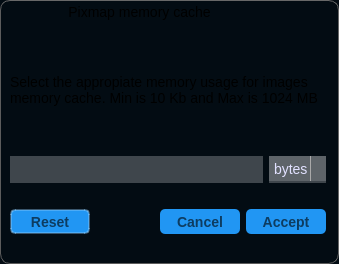
<?xml version="1.0" encoding="UTF-8"?>
<ui version="4.0">
 <class>CENTAUR_NAMESPACE::PixmapMemCacheDialog</class>
 <widget class="QDialog" name="CENTAUR_NAMESPACE::PixmapMemCacheDialog">
  <property name="geometry">
   <rect>
    <x>0</x>
    <y>0</y>
    <width>339</width>
    <height>264</height>
   </rect>
  </property>
  <property name="windowTitle">
   <string>Dialog</string>
  </property>
  <property name="styleSheet">
   <string notr="true">QDialog{
background-color:  rgb(3,12,19);
border: 0px;
border-top-left-radius: 0px;
border-top-right-radius: 0px;
border-bottom-left-radius: 0px;
border-bottom-right-radius: 0px;
}

QLabel{
font-size:  14px;
}
QLabel#serverLabel{
font-size:  25px;
}


QPushButton{
font-size: 14px;
font-weight: 600;
color:  #0D3C61;
border: 0px;
border-radius:  5px;
background-color: #2196f3;
}

QPushButton:default{
font-size: 14px;
font-weight: 800;
color:  #0d3C61;
border: 0px;
border-radius:  5px;
border: 2px solid rgba(144,203,249,100);
background-color: #2196f3;
}



QPushButton:hover, QPushButton:hover:default{
	background-color:  #339EF4;
}

QPushButton:pressed{
background-color:  #68B8F7;
}

QPushButton:pressed:default{
background-color:  #68B8F7;
}

QPushButton:disabled{
color: #c0c0c0;
background-color: #9D9EA4;
}

QLineEdit{
font-size: 14px;
border: 0px;
color: rgb(225,225,255);
background-color: rgb(63,70,76);
border-radius:  0px;
border-bottom: 2px solid  rgb(63,70,76);
min-height: 25px;
padding: 0 0 0 5;
}


QLineEdit:hover{
background-color:  rgb(78,85,90);
border-bottom: 2px solid #6ec6ff;
}

QLineEdit:focus{
color: white;
background-color:  rgb(94,100,105);
border-bottom: 2px solid rgb(33,150,243);
}

QGroupBox {
	font-size: 14px;
    background-color: rgb(26,34,40);
    border-radius: 5px;
    margin-top: 18px; /* leave space at the top for the title */
}

QGroupBox::title {
    subcontrol-origin: margin;
    subcontrol-position: top left; /* position at the top center */
    padding: 0 3px;
}


</string>
  </property>
  <layout class="QVBoxLayout" name="verticalLayout">
   <property name="leftMargin">
    <number>0</number>
   </property>
   <property name="topMargin">
    <number>0</number>
   </property>
   <property name="rightMargin">
    <number>0</number>
   </property>
   <property name="bottomMargin">
    <number>0</number>
   </property>
   <item>
    <widget class="CENTAUR_NAMESPACE::ResizableFrame" name="cacheMainFrame">
     <property name="styleSheet">
      <string notr="true">QFrame#cacheMainFrame{
background-color: qlineargradient(x1:0.5, y1: 0, x2:0.5, y2:1, 
							stop: .1 rgb(23,31,38), stop: 0 rgb(36,44,50) stop: .2  rgb(3,12,19));

border-top-left-radius: 10px;
border-top-right-radius: 10px;
border-bottom-left-radius: 10px;
border-bottom-right-radius: 10px;
border-left: 1px solid rgb(92,92,92);
border-top: 1px solid rgb(104,104,104);
border-right: 1px solid rgb(104,104,104);
border-bottom: 1px solid rgb(92,92,92);
}</string>
     </property>
     <property name="frameShape">
      <enum>QFrame::StyledPanel</enum>
     </property>
     <property name="frameShadow">
      <enum>QFrame::Raised</enum>
     </property>
     <layout class="QVBoxLayout" name="verticalLayout_2">
      <property name="spacing">
       <number>0</number>
      </property>
      <property name="leftMargin">
       <number>0</number>
      </property>
      <property name="topMargin">
       <number>0</number>
      </property>
      <property name="rightMargin">
       <number>0</number>
      </property>
      <property name="bottomMargin">
       <number>0</number>
      </property>
      <item>
       <widget class="CENTAUR_NAMESPACE::MovableFrame" name="titleFrame">
        <property name="minimumSize">
         <size>
          <width>0</width>
          <height>20</height>
         </size>
        </property>
        <property name="maximumSize">
         <size>
          <width>16777215</width>
          <height>20</height>
         </size>
        </property>
        <property name="sizeIncrement">
         <size>
          <width>0</width>
          <height>0</height>
         </size>
        </property>
        <property name="cursor">
         <cursorShape>ArrowCursor</cursorShape>
        </property>
        <property name="mouseTracking">
         <bool>true</bool>
        </property>
        <property name="autoFillBackground">
         <bool>false</bool>
        </property>
        <property name="styleSheet">
         <string notr="true">QFrame{
background-color: qlineargradient(x1:0.5, y1: 0, x2:0.5, y2:1, 
							stop: 1  rgb(23,31,38), stop: 0 rgb(36,44,50));
border-top-left-radius: 10px;
border-top-right-radius: 10px;
border-bottom-left-radius: 0px;
border-bottom-right-radius: 0px;
border: 0px;
}</string>
        </property>
        <property name="frameShape">
         <enum>QFrame::NoFrame</enum>
        </property>
        <property name="frameShadow">
         <enum>QFrame::Plain</enum>
        </property>
        <layout class="QVBoxLayout" name="titleFrameLayout_2">
         <property name="spacing">
          <number>0</number>
         </property>
         <property name="leftMargin">
          <number>1</number>
         </property>
         <property name="topMargin">
          <number>1</number>
         </property>
         <property name="rightMargin">
          <number>1</number>
         </property>
         <property name="bottomMargin">
          <number>1</number>
         </property>
         <item>
          <widget class="QFrame" name="titleBarFrame">
           <property name="minimumSize">
            <size>
             <width>0</width>
             <height>20</height>
            </size>
           </property>
           <property name="maximumSize">
            <size>
             <width>16777215</width>
             <height>20</height>
            </size>
           </property>
           <property name="styleSheet">
            <string notr="true">QFrame{
background-color: rgba(0,0,0,0);
border: 0px;
}</string>
           </property>
           <property name="frameShape">
            <enum>QFrame::StyledPanel</enum>
           </property>
           <property name="frameShadow">
            <enum>QFrame::Raised</enum>
           </property>
           <layout class="QHBoxLayout" name="titleBarFrameLayout_2">
            <property name="spacing">
             <number>0</number>
            </property>
            <property name="sizeConstraint">
             <enum>QLayout::SetNoConstraint</enum>
            </property>
            <property name="leftMargin">
             <number>0</number>
            </property>
            <property name="topMargin">
             <number>0</number>
            </property>
            <property name="rightMargin">
             <number>0</number>
            </property>
            <property name="bottomMargin">
             <number>0</number>
            </property>
            <item>
             <widget class="QFrame" name="titleBarFrame_2">
              <property name="minimumSize">
               <size>
                <width>0</width>
                <height>20</height>
               </size>
              </property>
              <property name="maximumSize">
               <size>
                <width>16777215</width>
                <height>20</height>
               </size>
              </property>
              <property name="sizeIncrement">
               <size>
                <width>0</width>
                <height>0</height>
               </size>
              </property>
              <property name="styleSheet">
               <string notr="true">QFrame{
background-color: rgba(0,0,0,0);
border: 0px;
}</string>
              </property>
              <property name="frameShape">
               <enum>QFrame::StyledPanel</enum>
              </property>
              <property name="frameShadow">
               <enum>QFrame::Raised</enum>
              </property>
              <layout class="QHBoxLayout" name="titleBarFrameLayout2_2">
               <property name="spacing">
                <number>-1</number>
               </property>
               <property name="leftMargin">
                <number>0</number>
               </property>
               <property name="topMargin">
                <number>0</number>
               </property>
               <property name="rightMargin">
                <number>60</number>
               </property>
               <property name="bottomMargin">
                <number>0</number>
               </property>
               <item>
                <widget class="QLabel" name="titleLabel">
                 <property name="styleSheet">
                  <string notr="true"/>
                 </property>
                 <property name="text">
                  <string>Pixmap memory cache</string>
                 </property>
                 <property name="alignment">
                  <set>Qt::AlignCenter</set>
                 </property>
                </widget>
               </item>
              </layout>
             </widget>
            </item>
           </layout>
          </widget>
         </item>
        </layout>
       </widget>
      </item>
      <item>
       <widget class="CENTAUR_NAMESPACE::MovableFrame" name="mainTableFrame">
        <property name="styleSheet">
         <string notr="true">QFrame{
border: 0px;
}</string>
        </property>
        <property name="frameShape">
         <enum>QFrame::StyledPanel</enum>
        </property>
        <property name="frameShadow">
         <enum>QFrame::Raised</enum>
        </property>
        <layout class="QVBoxLayout" name="verticalLayout_4">
         <property name="rightMargin">
          <number>12</number>
         </property>
         <item>
          <widget class="QLabel" name="label">
           <property name="maximumSize">
            <size>
             <width>16777215</width>
             <height>80</height>
            </size>
           </property>
           <property name="text">
            <string>Select the appropiate memory usage for images memory cache. Min is 10 Kb and Max is 1024 MB</string>
           </property>
           <property name="scaledContents">
            <bool>true</bool>
           </property>
           <property name="wordWrap">
            <bool>true</bool>
           </property>
          </widget>
         </item>
         <item>
          <layout class="QGridLayout" name="gridLayout">
           <item row="0" column="1">
            <widget class="QComboBox" name="memUnits">
             <property name="maximumSize">
              <size>
               <width>80</width>
               <height>16777215</height>
              </size>
             </property>
             <property name="styleSheet">
              <string notr="true">QComboBox {
    border: 1px solid gray;
    min-width: 6em;
	font-size: 14px;
	border: 0px;
	color: rgb(225,225,255);
	background-color: rgb(63,70,76);
	border-radius:  0px;
	border-bottom: 2px solid  rgb(63,70,76);
	min-height: 25px;
	padding: 0 0 0 5;
}

QComboBox::down-arrow {
    border-image: url(:/ui/global/drop-down) 5 5 5 5 stretch stretch;
}

QComboBox:hover{
background-color:  rgb(78,85,90);
border: 2px solid #6ec6ff;
}

QComboBox:focus{
color: white;
background-color:  rgb(94,100,105);
border: 2px solid rgb(33,150,243);
}

QComboBox:editable {
    background: white;
}

QComboBox:!editable, QComboBox::drop-down:editable {
   background-color:  rgb(94,100,105);
}

/* QComboBox gets the &quot;on&quot; state when the popup is open */
QComboBox:!editable:on, QComboBox::drop-down:editable:on {
    background-color: rgb(63,70,76)
}

QComboBox:on { /* shift the text when the popup opens */
    padding-top: 3px;
    padding-left: 4px;
}

QComboBox::drop-down {
    subcontrol-origin: padding;
    subcontrol-position: top right;
    width: 15px;

    border-left-width: 1px;
    border-left-color: darkgray;
    border-left-style: solid; /* just a single line */
    border-top-right-radius: 3px; /* same radius as the QComboBox */
    border-bottom-right-radius: 3px;
}

/*
QLineEdit{
font-size: 14px;
border: 0px;
color: rgb(225,225,255);
background-color: rgb(63,70,76);
border-radius:  0px;
border-bottom: 2px solid  rgb(63,70,76);
min-height: 25px;
padding: 0 0 0 5;
}


QLineEdit:hover{
background-color:  rgb(78,85,90);
border-bottom: 2px solid #6ec6ff;
}

QLineEdit:focus{
color: white;
background-color:  rgb(94,100,105);
border-bottom: 2px solid rgb(33,150,243);
}
*/</string>
             </property>
             <property name="editable">
              <bool>false</bool>
             </property>
             <property name="iconSize">
              <size>
               <width>16</width>
               <height>12</height>
              </size>
             </property>
             <item>
              <property name="text">
               <string>bytes</string>
              </property>
             </item>
             <item>
              <property name="text">
               <string>KB</string>
              </property>
             </item>
             <item>
              <property name="text">
               <string>MB</string>
              </property>
             </item>
             <item>
              <property name="text">
               <string>GB</string>
              </property>
             </item>
            </widget>
           </item>
           <item row="0" column="0">
            <widget class="QLineEdit" name="memEdit">
             <property name="styleSheet">
              <string notr="true"/>
             </property>
             <property name="text">
              <string/>
             </property>
            </widget>
           </item>
          </layout>
         </item>
         <item>
          <layout class="QHBoxLayout" name="horizontalLayout">
           <item>
            <widget class="QPushButton" name="resetButton">
             <property name="minimumSize">
              <size>
               <width>80</width>
               <height>25</height>
              </size>
             </property>
             <property name="text">
              <string>Reset</string>
             </property>
            </widget>
           </item>
           <item>
            <spacer name="horzSpacerAcceptLeft">
             <property name="orientation">
              <enum>Qt::Horizontal</enum>
             </property>
             <property name="sizeHint" stdset="0">
              <size>
               <width>484</width>
               <height>20</height>
              </size>
             </property>
            </spacer>
           </item>
           <item>
            <widget class="QPushButton" name="cancelButton">
             <property name="minimumSize">
              <size>
               <width>80</width>
               <height>25</height>
              </size>
             </property>
             <property name="text">
              <string>Cancel</string>
             </property>
            </widget>
           </item>
           <item>
            <widget class="QPushButton" name="acceptButton">
             <property name="minimumSize">
              <size>
               <width>80</width>
               <height>25</height>
              </size>
             </property>
             <property name="maximumSize">
              <size>
               <width>16777215</width>
               <height>25</height>
              </size>
             </property>
             <property name="styleSheet">
              <string notr="true"/>
             </property>
             <property name="text">
              <string>Accept</string>
             </property>
             <property name="default">
              <bool>false</bool>
             </property>
            </widget>
           </item>
          </layout>
         </item>
        </layout>
       </widget>
      </item>
     </layout>
    </widget>
   </item>
  </layout>
 </widget>
 <customwidgets>
  <customwidget>
   <class>CENTAUR_NAMESPACE::MovableFrame</class>
   <extends>QFrame</extends>
   <header>../../Library/cui/include/MovableFrame.hpp</header>
   <container>1</container>
  </customwidget>
  <customwidget>
   <class>CENTAUR_NAMESPACE::ResizableFrame</class>
   <extends>QFrame</extends>
   <header>../../Library/cui/include/ResizableFrame.hpp</header>
   <container>1</container>
  </customwidget>
 </customwidgets>
 <resources>
  <include location="../../Library/cui/rcc/resources.qrc"/>
 </resources>
 <connections/>
</ui>
